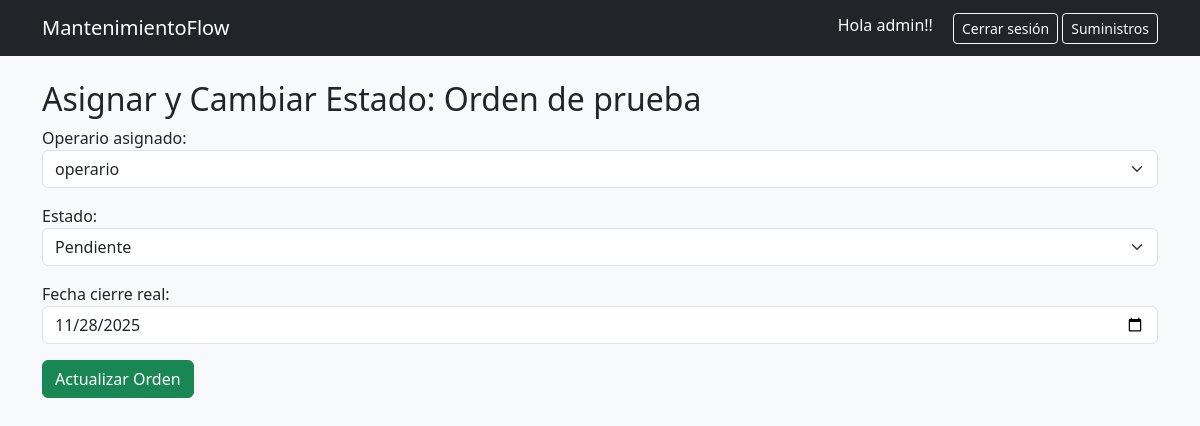
Page /asignar/1/ (signed in) on the earlier database version.
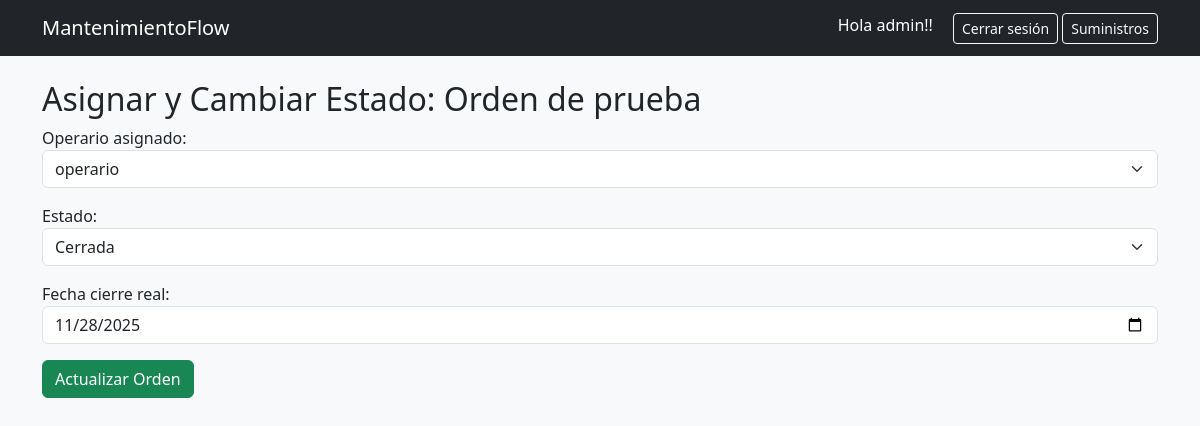
Same page on the later database version.
### mantenimiento/models.py (models this page shows, shortened)
class OrdenDeTrabajo(models.Model):
    PRIORIDAD = [
        ('Baja', 'Baja'),
        ('Media', 'Media'),
        ('Alta', 'Alta')
    ]
    ESTADO = [
        ('Pendiente', 'Pendiente'),
        ('En Proceso', 'En Proceso'),
        ('Cerrada', 'Cerrada')
    ]
    titulo = models.CharField(max_length=100)
    descripcion_falla = models.TextField()
    prioridad = models.CharField(max_length=10, choices=PRIORIDAD)
    fecha_creacion = models.DateField(auto_now_add=True)
    fecha_cierre_real = models.DateField(null=True, blank=True)
    estado = models.CharField(max_length=15, choices=ESTADO, default='Pendiente')
    creador = models.ForeignKey(User, related_name='ordenes_creadas', on_delete=models.CASCADE)
    operario_asignado = models.ForeignKey(User, related_name='ordenes_asignadas', null=True, blank=True, on_delete=models.SET_NULL)

### mantenimiento/views.py (the view)
# urls.py: path('asignar/<int:id>/', views.asignar_orden, name='asignar_orden'),
@login_required
@permission_required('mantenimiento.change_ordendetrabajo', raise_exception=True)
def asignar_orden(request, id):
    orden = get_object_or_404(OrdenDeTrabajo, id=id)
    if request.method == 'POST':
        form = AsignacionYEstadoForm(request.POST, instance=orden)
        if form.is_valid():
            form.save()
            messages.success(request, "Orden actualizada correctamente.")
            return redirect('orden_list')
        else:
            messages.error(request, "Error al actualizar la orden.")
    else:
        form = AsignacionYEstadoForm(instance=orden)
    return render(request, 'asignacion_form.html', {'form': form, 'orden': orden})

### mantenimiento/forms.py (shortened to what this page needs)
class AsignacionYEstadoForm(forms.ModelForm):
    class Meta:
        model = OrdenDeTrabajo
        fields = ['operario_asignado', 'estado', 'fecha_cierre_real']
        widgets = {
            'operario_asignado': forms.Select(attrs={'class': 'form-select'}),
            'estado': forms.Select(attrs={'class': 'form-select'}),
            'fecha_cierre_real': forms.DateInput(attrs={'class': 'form-control', 'type': 'date'}),
        }
    def __init__(self, *args, **kwargs):
        super().__init__(*args, **kwargs)
        self.fields['operario_asignado'].queryset = User.objects.filter(groups__name='Operario')

### mantenimiento/templates/asignacion_form.html (shortened to what this page needs)
{% extends "base.html" %}
{% block content %}
  <h2>Asignar y Cambiar Estado: {{ orden.titulo }}</h2>
  <form method="post">
    {{ form.as_p }}
    <button type="submit" class="btn btn-success">Actualizar Orden</button>
  </form>
{% endblock %}

Differences in the rows shown:
changed OrdenDeTrabajo "Orden de prueba": estado "Pendiente" → "Cerrada"
